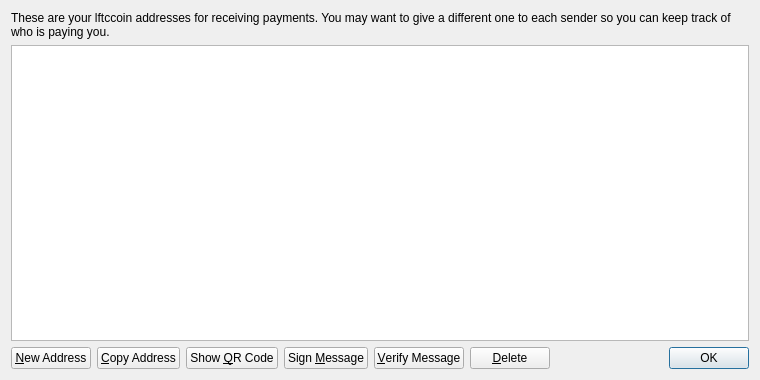
<?xml version="1.0" encoding="UTF-8"?>
<ui version="4.0">
 <class>AddressBookPage</class>
 <widget class="QWidget" name="AddressBookPage">
  <property name="geometry">
   <rect>
    <x>0</x>
    <y>0</y>
    <width>760</width>
    <height>380</height>
   </rect>
  </property>
  <property name="windowTitle">
   <string>Address Book</string>
  </property>
  <layout class="QVBoxLayout" name="verticalLayout">
   <item>
    <widget class="QLabel" name="labelExplanation">
     <property name="text">
      <string>These are your lftccoin addresses for receiving payments. You may want to give a different one to each sender so you can keep track of who is paying you.</string>
     </property>
     <property name="textFormat">
      <enum>Qt::PlainText</enum>
     </property>
     <property name="wordWrap">
      <bool>true</bool>
     </property>
    </widget>
   </item>
   <item>
    <widget class="QTableView" name="tableView">
     <property name="contextMenuPolicy">
      <enum>Qt::CustomContextMenu</enum>
     </property>
     <property name="toolTip">
      <string>Double-click to edit address or label</string>
     </property>
     <property name="tabKeyNavigation">
      <bool>false</bool>
     </property>
     <property name="alternatingRowColors">
      <bool>true</bool>
     </property>
     <property name="selectionMode">
      <enum>QAbstractItemView::SingleSelection</enum>
     </property>
     <property name="selectionBehavior">
      <enum>QAbstractItemView::SelectRows</enum>
     </property>
     <property name="sortingEnabled">
      <bool>true</bool>
     </property>
     <attribute name="verticalHeaderVisible">
      <bool>false</bool>
     </attribute>
    </widget>
   </item>
   <item>
    <layout class="QHBoxLayout" name="horizontalLayout">
     <item>
      <widget class="QPushButton" name="newAddressButton">
       <property name="toolTip">
        <string>Create a new address</string>
       </property>
       <property name="text">
        <string>&amp;New Address</string>
       </property>
       <property name="icon">
        <iconset resource="../bitcoin.qrc">
         <normaloff>:/icons/add</normaloff>:/icons/add</iconset>
       </property>
      </widget>
     </item>
     <item>
      <widget class="QPushButton" name="copyToClipboard">
       <property name="toolTip">
        <string>Copy the currently selected address to the system clipboard</string>
       </property>
       <property name="text">
        <string>&amp;Copy Address</string>
       </property>
       <property name="icon">
        <iconset resource="../bitcoin.qrc">
         <normaloff>:/icons/editcopy</normaloff>:/icons/editcopy</iconset>
       </property>
      </widget>
     </item>
     <item>
      <widget class="QPushButton" name="showQRCode">
       <property name="text">
        <string>Show &amp;QR Code</string>
       </property>
       <property name="icon">
        <iconset resource="../bitcoin.qrc">
         <normaloff>:/icons/qrcode</normaloff>:/icons/qrcode</iconset>
       </property>
      </widget>
     </item>
     <item>
      <widget class="QPushButton" name="signMessage">
       <property name="toolTip">
        <string>Sign a message to prove you own a lftccoin address</string>
       </property>
       <property name="text">
        <string>Sign &amp;Message</string>
       </property>
       <property name="icon">
        <iconset resource="../bitcoin.qrc">
         <normaloff>:/icons/edit</normaloff>:/icons/edit</iconset>
       </property>
      </widget>
     </item>
     <item>
      <widget class="QPushButton" name="verifyMessage">
       <property name="toolTip">
        <string>Verify a message to ensure it was signed with a specified lftccoin address</string>
       </property>
       <property name="text">
        <string>&amp;Verify Message</string>
       </property>
       <property name="icon">
        <iconset resource="../bitcoin.qrc">
         <normaloff>:/icons/transaction_0</normaloff>:/icons/transaction_0</iconset>
       </property>
      </widget>
     </item>
     <item>
      <widget class="QPushButton" name="deleteButton">
       <property name="toolTip">
        <string>Delete the currently selected address from the list</string>
       </property>
       <property name="text">
        <string>&amp;Delete</string>
       </property>
       <property name="icon">
        <iconset resource="../bitcoin.qrc">
         <normaloff>:/icons/remove</normaloff>:/icons/remove</iconset>
       </property>
      </widget>
     </item>
     <item>
      <spacer name="horizontalSpacer">
       <property name="orientation">
        <enum>Qt::Horizontal</enum>
       </property>
       <property name="sizeHint" stdset="0">
        <size>
         <width>40</width>
         <height>20</height>
        </size>
       </property>
      </spacer>
     </item>
     <item>
      <widget class="QDialogButtonBox" name="buttonBox">
       <property name="sizePolicy">
        <sizepolicy hsizetype="Maximum" vsizetype="Fixed">
         <horstretch>0</horstretch>
         <verstretch>0</verstretch>
        </sizepolicy>
       </property>
       <property name="standardButtons">
        <set>QDialogButtonBox::Ok</set>
       </property>
      </widget>
     </item>
    </layout>
   </item>
  </layout>
 </widget>
 <resources>
  <include location="../bitcoin.qrc"/>
 </resources>
 <connections/>
</ui>
